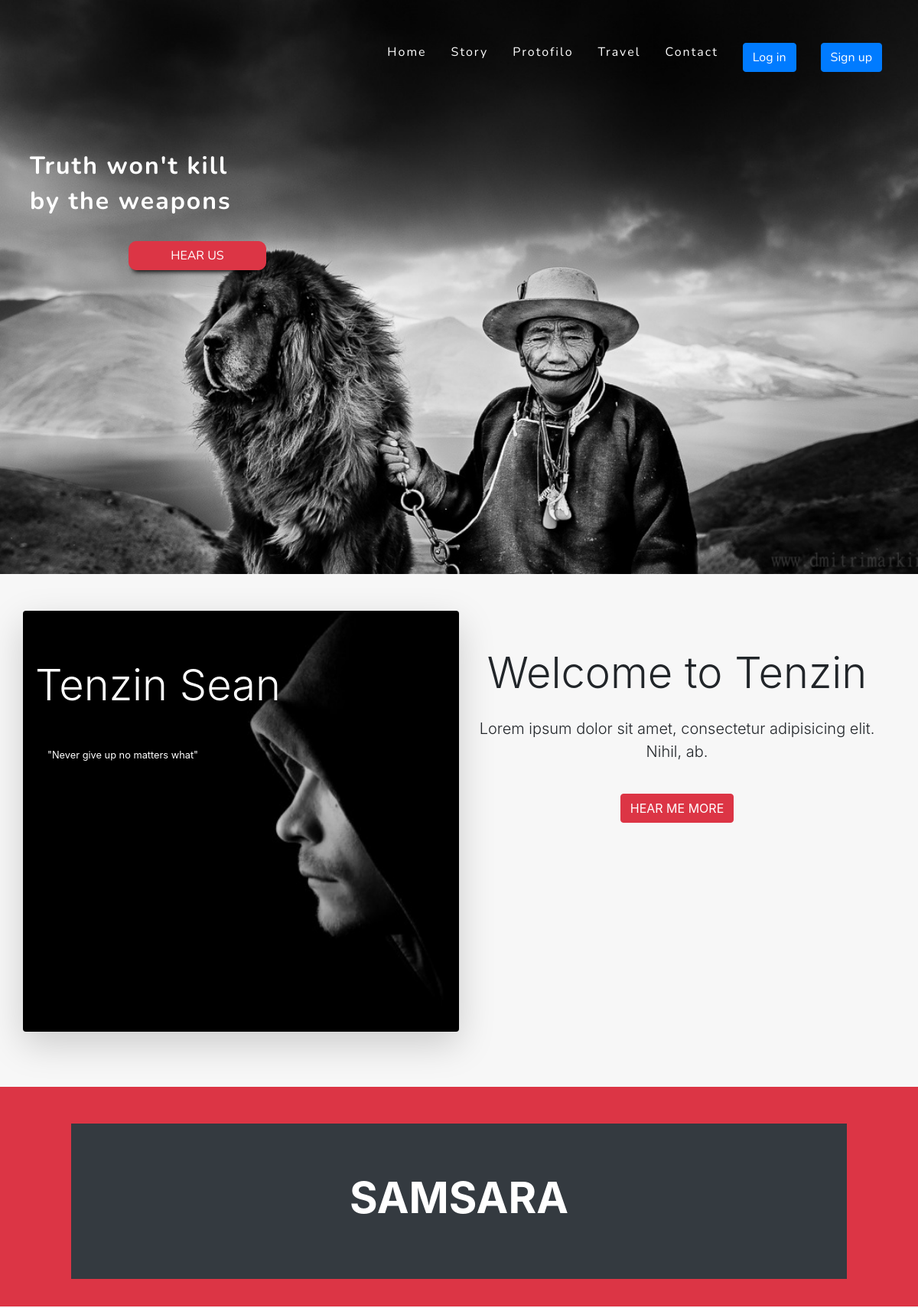
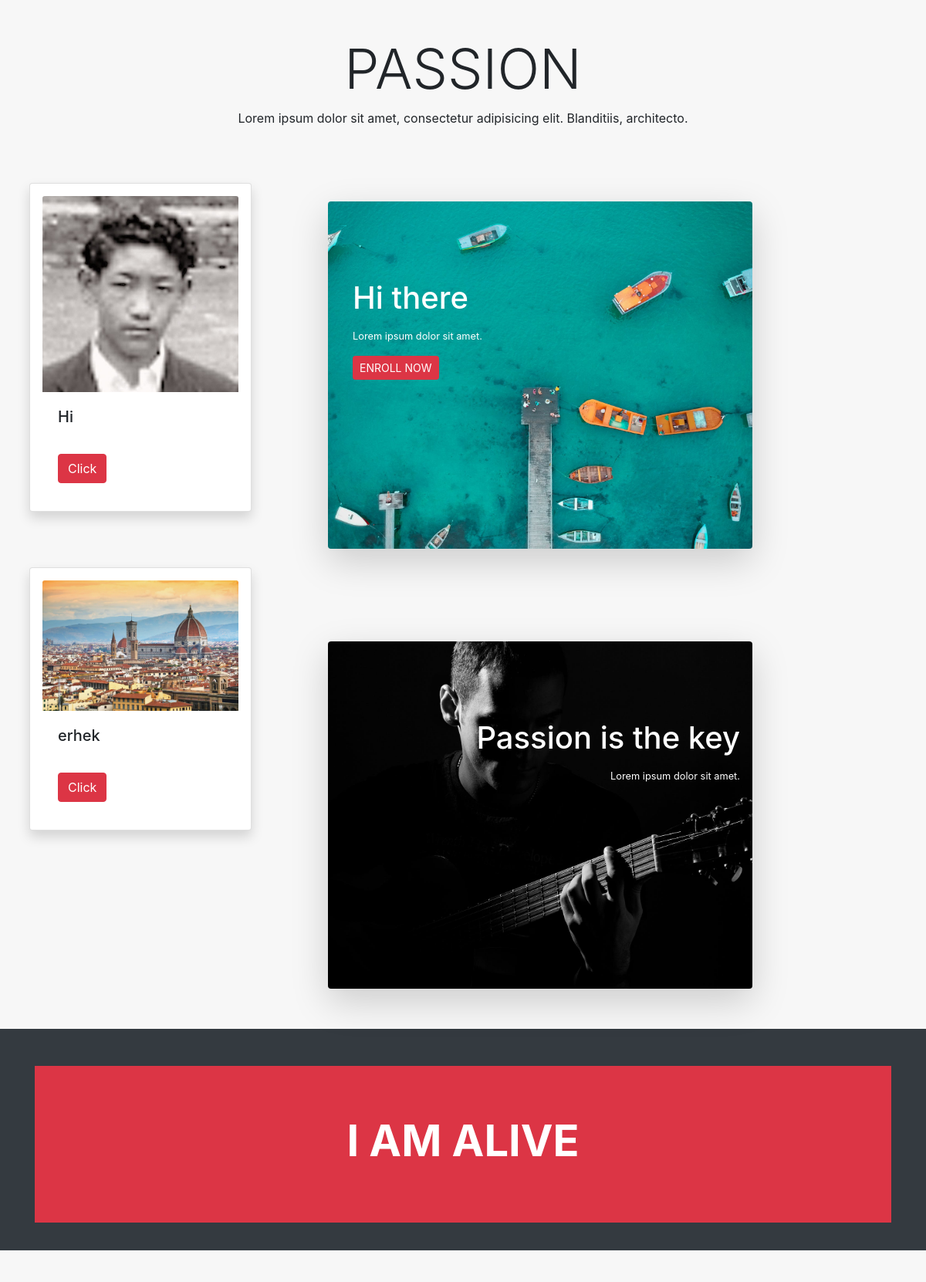
The page / (upper part) on the database its author committed (2 pictures, top to bottom).
### baseblog/models.py (models this page shows, shortened)
class Blog(models.Model):
    title = models.CharField(max_length=255)
    body = models.TextField()
    image = models.ImageField(upload_to = 'pic_folder/')

### baseblog/views.py (the view)
# urls.py: path('', HomePage.as_view(), name='home'),
class HomePage(ListView):
    model = Blog
    template_name = 'second.html'

### baseblog/templates/second.html (shortened to what this page needs)
{% extends 'base.html' %}
{% block content %}
{% load static %}
<link rel="stylesheet" href="{% static 'css/secondPage.css' %}">
  <div class="container-fluid text-center content-second">
    <div class="row">
    <div class="container">
      <div class="row content justify-content-center">
        <div class="col-xs-12 col-sm-12 col-md-8 col-lg-6 sidenav text-white mt-5 shadow-lg p-3 mb-5 bg-white rounded">
          <h2 class="display-4 mt-5 text-left">Tenzin Sean</h2>
          <p class="small text-white mt-5 ml-3 text-left">"Never give up no matters what"</p>
        </div>
        <div class="col-xs-12 col-sm-12 col-md-8 col-lg-6 text-left  text-black mt-5 text-center">
          <h1 class="mt-5 display-4">Welcome to Tenzin</h1>
          <p class="mt-4 lead">Lorem ipsum dolor sit amet, consectetur adipisicing elit. Nihil, ab.</p>
          <a href="{% url 'story' %}"><button class="btn btn-danger mt-4">HEAR ME MORE</button></a>
        </div>
        </div>
      </div>
    </div>
  </div>
  <div class="platte2 mt-4 mb-1 pt-5 pb-1 bg-danger">
    <div class="container">
      <div class="row justify-content-center">
          <div class="col-sm-12 col-md-12 col-lg-12">
              <div class="jumbotron jumbotron-fluid bg-dark mx-5 text-center">
                <h2 class="display-4 text-white text-bold text-uppercase font-weight-bold">
                  Samsara
                </h2>
            </div>
          </div>
      </div>
    </div>
  </div>
  <div id="story" class="third-page">
      <div class="seven mt-5 text-center mb-5">
        <h1 class="display-3">PASSION</h1>
        <p>Lorem ipsum dolor sit amet, consectetur adipisicing elit. Blanditiis, architecto.</p>
      </div>
  </div>
    <div class="container">
      <div class="row">
        <div class="col-xs-12 col-sm-12 col-md-6 col-lg-4 mt-3 p-2">
          {% for post in object_list %}
            <div class="card mt-0 shadow p-3 mb-5 bg-white rounded" style="width: 18rem;">
              <img class="card-img-top" src="{{ post.image.url }}" alt="Card image cap" width="100px">
              <div class="card-body">
                <h5 class="card-title">{{ post.title }}</h5>
                <button class="btn btn-danger btn-md mt-4 text-center">Click</button>
              </div>
            </div>
            <br/>
            {% endfor %}
        </div>
      <div class="col-xs-12 col-sm-12 col-md-6 col-lg-8 mt-5">
          <div class="sideImage shadow-lg p-3 mb-5 bg-white rounded">
            <h1 class="text-white pl-3">Hi there</h1>
            <p class="lead text-white small pl-3 pt-2">Lorem ipsum dolor sit amet.</p>
            <button class="btn btn-danger btn-sm ml-3">ENROLL NOW</button>
          </div>
          <br/>
          <div class="sideImage2 shadow-lg p-3  mt-5 mb-5 bg-white rounded">
            <h1 class="pl-3 text-right text-white">Passion is the key</h1>
            <p class="lead text-white small pl-3 pt-2 text-right">Lorem ipsum dolor sit amet.</p>
          </div>
        </div>
      </div>
    </div>
  </div>
  <div class="platte2 mt-1 mb-1 pt-5 pb-1 bg-dark">
    <div class="container">
      <div class="row justify-content-center">
          <div class="col-12 col-sm-12 col-md-12 col-lg-12">
              <div class="jumbotron jumbotron-fluid bg-danger text-center">
            <h2 class="display-4 text-white text-bold text-uppercase font-weight-bold">
              I AM ALIVE
            </h2>
          </div>
        </div>
      </div>
    </div>
  </div>
{% endblock content %}

### baseblog/static/css/firstPage.css (style rules this page uses)
body, html { background-color: #f7f7f7; }
.sideImage { width: 550px; height: 450px; background-image: url('../img/sidepic.jpeg'); background-position: center; background-repeat: no-repeat; background-size: cover; }
.sideImage h1 { padding-top: 85px; }
.sideImage2 { width: 550px; height: 450px; background-image: url('../img/guitar.jpeg'); background-position: center; background-repeat: no-repeat; background-size: cover; }
.sideImage2 h1 { padding-top: 85px; }

### baseblog/static/css/secondPage.css (style rules this page uses)
.sidenav { background-image: url("../img/jack.jpg"); height: 550px; background-size: center; background-repeat:no-repeat; background-size: cover; }
@media (min-width: 576px) { .sidenav { width: 550px; } }
@media (min-width: 768px) { .sidenav { width: 850px; } }

### rows shown on the page
Blog: image (picture), title "Hi"
Blog: image (picture), title "erhek"
